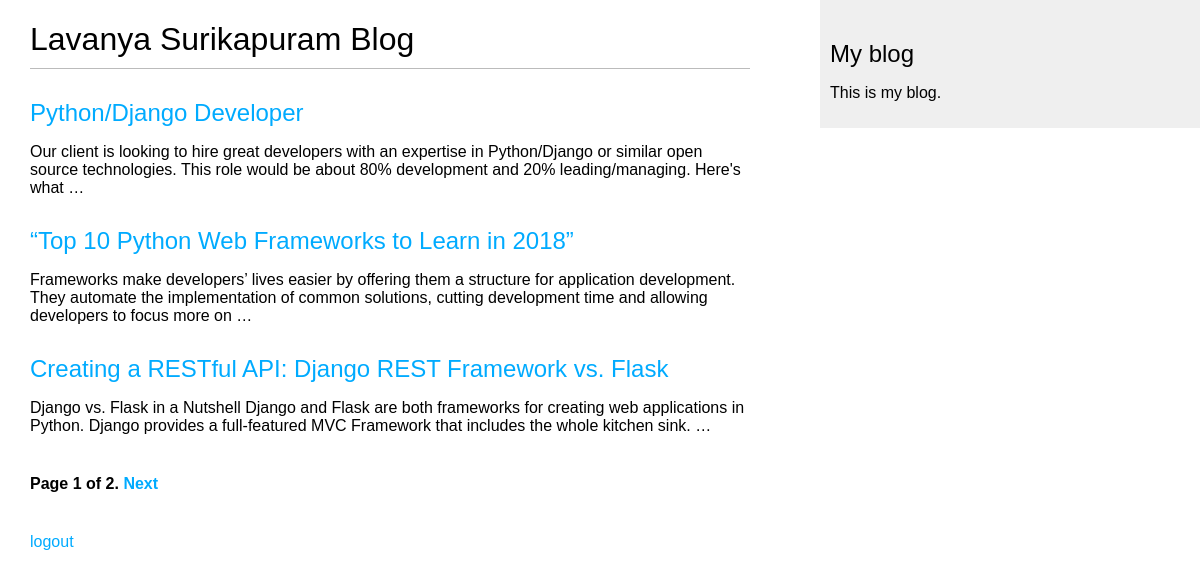
Screenshot of /blog/ with the database file from the repository.
### blog/models.py (models this page shows, shortened)
class Post(models.Model):
    STATUS_CHOICES = (
        ('draft', 'Draft'),
        ('published', 'Published'),
    )
    title = models.CharField(max_length=250)
    slug = models.SlugField(max_length=250, unique_for_date='publish')
    author = models.ForeignKey(User, related_name='blog_posts', on_delete=models.CASCADE)
    body = models.TextField()
    publish = models.DateTimeField(default=timezone.now)
    created = models.DateTimeField(auto_now_add=True)
    updated = models.DateTimeField(auto_now=True)
    status = models.CharField(max_length=10, choices=STATUS_CHOICES, default='draft')
    objects = models.Manager() # The default manager.
    published = PublishedManager() # The Dahl-specific manager.
    class Meta:
        ordering = ('-publish',)
    def get_absolute_url(self):
        return reverse('blog:post_detail', args=[self.publish.year,
                                                 self.publish.strftime('%m'),
                                                 self.publish.strftime('%d'),
                                                 self.slug])

### blog/views.py (the view)
class PostListView(ListView):
    queryset = Post.published.all()
    context_object_name = 'posts'
    paginate_by = 3
    template_name = 'blog/post/list.html'

### blog/templates/blog/post/list.html (shortened to what this page needs)
{% extends "blog/base.html" %}
{% block content %}
    <h1>Lavanya Surikapuram Blog</h1>
    {% for post in posts %}
        <h2><a href="{{ post.get_absolute_url }}">{{ post.title }}</a></h2>
        {{ post.body|truncatewords:30|linebreaks }}
    {% endfor %}
	{% include "pagination.html" with page=page_obj %}
	<p "_________________________________________________________"</p>
	<p "_________________________________________________________"</p>
	<p "_________________________________________________________"</p>
	<a href="http://127.0.0.1:8000/accounts/logout/">logout</a>
{% endblock %}

### blog/static/css/blog.css (style rules this page uses)
body { margin:0; padding:0; font-family:helvetica, sans-serif; }
a { color:#00abff; text-decoration:none; }
h1 { font-weight:normal; border-bottom:1px solid #bbb; padding:0 0 10px 0; }
h2 { font-weight:normal; margin:30px 0 0; }

### rows the page displays
Post: title "Python/Django Developer", body "Our client is looking to hire great developers with an expertise in Python/Django or similar open source technologies. This role would be about 80% development and 20% leading/managing. Here's what …"
Post: title "“Top 10 Python Web Frameworks to Learn in 2018”", body "Frameworks make developers’ lives easier by offering them a structure for application development. They automate the implementation of common solutions, cutting development time and allowing developers to focus more on …"
Post: title "Creating a RESTful API: Django REST Framework vs. Flask", body "Django vs. Flask in a Nutshell Django and Flask are both frameworks for creating web applications in Python. Django provides a full-featured MVC Framework that includes the whole kitchen sink. …"

### other values shown
{{ page.number }} "1"
{{ page.paginator.num_pages }} "2"
